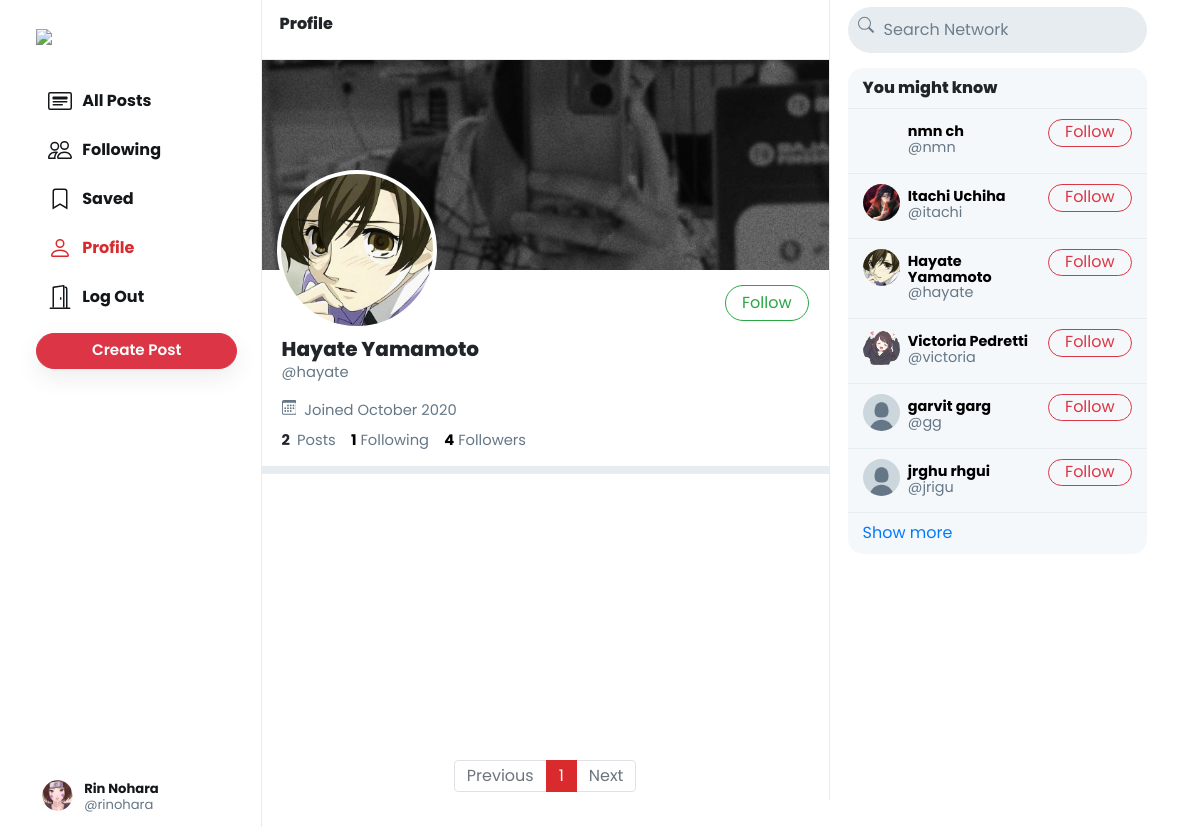
/hayate (signed in), run on the app's committed database.
### network/models.py (models this page shows, shortened)
class User(AbstractUser):
    profile_pic = models.ImageField(upload_to='profile_pic/')
    bio = models.TextField(max_length=160, blank=True, null=True)
    cover = models.ImageField(upload_to='covers/', blank=True)

### network/views.py (the view)
# urls.py: path("<str:username>", views.profile, name='profile'),
def profile(request, username):
    user = User.objects.get(username=username)
    all_posts = Post.objects.filter(creater=user).order_by('-date_created')
    paginator = Paginator(all_posts, 10)
    page_number = request.GET.get('page')
    if page_number == None:
        page_number = 1
    posts = paginator.get_page(page_number)
    followings = []
    suggestions = []
    follower = False
    if request.user.is_authenticated:
        followings = Follower.objects.filter(followers=request.user).values_list('user', flat=True)
        suggestions = User.objects.exclude(pk__in=followings).exclude(username=request.user.username).order_by("?")[:6]
        if request.user in Follower.objects.get(user=user).followers.all():
            follower = True
    follower_count = Follower.objects.get(user=user).followers.all().count()
    following_count = Follower.objects.filter(followers=user).count()
    return render(request, 'network/profile.html', {
        "username": user,
        "posts": posts,
        "posts_count": all_posts.count(),
        "suggestions": suggestions,
        "page": "profile",
        "is_follower": follower,
        "follower_count": follower_count,
        "following_count": following_count
    })

### network/templates/network/profile.html (shortened to what this page needs)
{% extends 'network/index.html' %}
{% load static %}
{% block profile %}
    <div class="profile-view" data-user="{{username.username}}">
        <div class="cover-image" style="background-image: url(/media/{{username.cover}})"></div>
        <div class="profile-image" style="background-image: url(/media/{{username.profile_pic}})"></div>
        <div class="profile-details">
            <div>
                {% if user.username == username.username %}
                    <button class="btn btn-outline-success float-right" id="edit-profile-btn">Edit Profile</button>
                {% elif is_follower %}
                    <button class="btn btn-success float-right" onclick="unfollow_user(this,'{{username.username}}','edit_page')" id="following-btn">Following</button>
                {% else %}
                    <button class="btn btn-outline-success float-right" onclick="follow_user(this,'{{username.username}}','edit_page')" id="follow-btn">Follow</button>
                {% endif %}
            </div>
            <div class="details-data">
                <h5>{{username.first_name}} {{username.last_name}}</h5>
                <div class="grey">@{{username.username}}</div>
                <div class="grey" style="padding: 8px 0px;">
                    &nbsp;Joined {{username.date_joined | date:"F Y"}}
                </div>
                <div>
                    <strong>
                        {{posts_count}}
                    </strong>
                    &nbsp;<span class="grey">Posts</span>
                    <a href="#">
                        <strong id="following__count">{{following_count | default:0}}</strong>&nbsp;<span class="grey">Following</span>
                    </a>
                    <a href="#">
                        <strong id="follower__count">{{follower_count | default:0}}</strong>&nbsp;<span class="grey">Followers</span>
                    </a>
                </div>
            </div>
        </div>
    </div>
    <div class="space"></div>
{% endblock %}

### network/templates/network/layout.html (shortened to what this page needs)
{% load static %}
<!DOCTYPE html>
<html lang="en">
    <head>
        <link rel="stylesheet" href="https://stackpath.bootstrapcdn.com/bootstrap/4.4.1/css/bootstrap.min.css">
        <link href="{% static 'network/styles.css' %}" rel="stylesheet">
    </head>
    <body>
        <div class="body" data-page="{{page}}">
            <div class="sidenav">
                <a href="{% url 'index' %}" class="navbar-brand">
                    <img src="{% static 'network/Images/logo.png' %}" height="31px">
                </a>
                <div style="height: 100%;">
                    <div>
                        <div>
                            <ul>
                                <li class="nav-item" id="all_posts">
                                <a href="{% url 'index' %}" class="nav-link">
                                    <div>
                                        &nbsp;&nbsp;All Posts
                                    </div>
                                </a>
                                </li>
                                {% if user.is_authenticated %}
                                    <li class="nav-item" id="following">
                                        <a href="{% url 'following' %}" class="nav-link">
                                            <div>
                                                &nbsp;&nbsp;Following
                                            </div>
                                        </a>
                                    </li>
                                    <li class="nav-item" id="saved">
                                        <a href="{% url 'saved' %}" class="nav-link">
                                            <div>
                                                <svg width="1.5em" height="1.5em" viewBox="0 0 16 16" class="bi bi-bookmark" fill="currentColor" xmlns="http://www.w3.org/2000/svg">
                                                    <path fill-rule="evenodd" d="M8 12l5 3V3a2 2 0 0 0-2-2H5a2 2 0 0 0-2 2v12l5-3zm-4 1.234l4-2.4 4 2.4V3a1 1 0 0 0-1-1H5a1 1 0 0 0-1 1v10.234z"/>
                                                  </svg>
                                                &nbsp;&nbsp;Saved
                                            </div>
                                        </a>
                                    </li>
                                    <li class="nav-item" id="profile">
                                        <a href="{% url 'profile' user.username %}" class="nav-link">
                                            <div>
                                                &nbsp;&nbsp;Profile
                                            </div>
                                        </a>
                                    </li>
                                    <li class="nav-item" id="logout">
                                        <a href="{% url 'logout' %}" class="nav-link">
                                            <div>
                                                &nbsp;&nbsp;Log Out
                                            </div>
                                        </a>
                                    </li>
                                {% endif %}
                            </ul>
                        </div>
                        {% if user.is_authenticated %}
                            <button id="popup-btn" class="btn btn-danger new-post-btn" onclick="createpost()">Create Post</button>
                        {% endif %}
                    </div>
                    <div style="position: absolute; bottom: 10px;">
                        {% if user.is_authenticated %}
                            <li class="nav-item sidenav-user">
                                <a href="{% url 'profile' user.username %}" class="nav-link">
                                    <div class="user_account">
                                        <div class="small-profilepic" style="float: left; background-image: url(/media/{{user.profile_pic}})"></div>
                                        <div style="height: 2.7vw; margin: auto;">
                                            <div style="margin-top: 4px;"><strong>{{user.first_name}} {{user.last_name}}</strong></div>
                                            <div class="grey" style="margin-top: 4px;">@{{ user.username }}</div>
                                        </div>
                                    </div>
                                </a>
                            </li>
                        {% endif %}
                    </div>
                </div>
            </div>
            {% block body %}
            {% endblock %}
            <div class="right-div">
                <nav class="head">
                    <form action="#">
                        <div class="search-div">
                            <div>
                            </div>
                            <input type="text" name="query" id="search-box" placeholder="Search Network">
                        </div>
                    </form>
                </nav>
                <div class='right-div-content'>
                    <div class="space" style="background-color: white;"></div>
                    {% if user.is_authenticated %}
                        <div class="suggestion-box">
                            <div class="suggestion-header">
                                You might know
                            </div>
                            <div class="suggestion-users">
                            {% for suggestion in suggestions %}
                                <div class="suggestion-user">
                                    <div>
                                        <a href="{% url 'profile' suggestion.username %}">
                                            <div class="small-profilepic" style="background-image: url(/media/{{suggestion.profile_pic}})"></div>
                                        </a>
                                    </div>
                                    <div class="user-details">
                                        <a href="{% url 'profile' suggestion.username %}">
                                            <div id="user-name">
                                                <strong>
                                                    {{suggestion.first_name}} {{suggestion.last_name}}
                                                </strong>
                                            </div>
                                            <div class="grey">@{{suggestion.username}}</div>
                                        </a>
                                    </div>
                                    <div>
                                        <button class="btn btn-outline-danger" type="button" onclick="follow_user(this,'{{suggestion.username}}','suggestion')">Follow</button>
                                    </div>
                                </div>
                            {% empty %}
                                    <div style="text-align: center; border-bottom: .5px solid #e6ecf0; padding: 10px 15px;">
                                        <span class="grey" style="font-size: .9em;">No suggestions available.</span>
                                    </div>
                            {% endfor %}
                        </div>
                        <div class="suggestion-footer">
                            <a href="#"  onclick="show_more_suggestions()">Show more</a>
                        </div>
                        </div>
                    {% endif %}
                </div>
            </div>
        </div>
    </body>
</html>

### network/static/network/styles.css (style rules this page uses)
.body { display: flex; min-height: 100%; font-family: 'Poppins', sans-serif;ss }
.btn { border-radius: 20px; padding: 0.32rem 1rem 0.375rem 1rem; }
.btn, .btn:focus, .btn:active { box-shadow: none !important; -webkit-box-shadow: none !important; }
.grey { color: #657786; }
svg { vertical-align: text-top; }
.sidenav { height: 100%; width: 21.8%; position: fixed; top: 0; left: 0; padding: 15px; list-style: none; border-right: .5px solid #e6ecf0; z-index: 100; padding-left: 3%; background-color: white; }
.sidenav ul { list-style: none; padding-left: 0px; margin-top: 3vh; }
.sidenav li { margin-top: 7px; }
.sidenav .nav-link { color: #14171a; line-height: .7em; font-weight: 700; padding: 0px; }
.sidenav .nav-link > div { padding: 10px 20px 8px 12px; border-radius: 25px; line-height: 0.9em; width: max-content; }
.new-post-btn { padding-left: 55px !important; padding-right: 55px !important; font-size: .95em; font-weight: 530; box-shadow: rgba(0, 0, 0, 0.08) 0px 8px 24px !important; }
.user_account { display: flex; font-size: .82rem; font-weight: normal; padding-top: 3px !important; padding-bottom: 3px !important; padding-left: 3px !important; }
.user_account .small-profilepic { transform: scale(.82); margin-left: auto; margin-top: auto; }
.active a { color: #d92b2e !important; }
.head { height: 7.5vh; }
.small-profilepic { width: 3.1vw; height: 3.1vw; border-radius: 9999px; overflow: hidden; margin-right: 8px; background-size: cover; background-repeat: no-repeat; background-position: center; box-sizing: content-box; }
.space { height: 8px; background-color: #e6ecf0; }
.cover-image { height: 210px; background-size: cover; background-position: center; background-repeat: no-repeat; background-color: #ccd6dd; }
.profile-image { width: 160px; height: 160px; position: absolute; left: 15px; top: 110px; border-radius: 99999px; border: 4px solid white; background-size: cover; background-repeat: no-repeat; background-position: center; background-color: white; }
.profile-details { padding: 15px 20px; }
.profile-details button { padding-bottom: 0.3rem; }
.profile-details > .details-data { margin-top: 52px; font-size: .92em; }
.profile-details h5 { font-weight: 800; margin-bottom: 0px; }
.profile-details a { color: black; text-decoration: none; }
.right-div { width: 28%; height: 100vh; position: fixed; right: 2.95%; border-left: .5px solid #e6ecf0; background-color: white; }
.right-div .head { padding: .9vh 1.5vw; }
.right-div .search-div { margin-left: auto; margin-right: auto; display: flex; border-radius: 25px; background-color: #e6ecf0; padding-left: 10px; padding-right: 10px; vertical-align: middle; }
#search-box { height: 5.7vh; border: none; background: none; outline: none; width: 100%; margin-left: 8px; }
#search-box::placeholder { color: #6d7e8c; }
.right-div-content { height: 92.5vh; overflow: auto; padding-left: 1.5vw; padding-right: 1.5vw; }
.suggestion-box, .guest-box { border-radius: 15px; overflow: hidden; background-color: #f5f8fa; }
.suggestion-header { padding: 13px 15px; line-height: .9em; font-weight: 800; border-bottom: .5px solid #e6ecf0; }
.suggestion-user { display: flex; padding: 10px 15px; font-size: .9em; border-bottom: .5px solid #e6ecf0; }
.suggestion-user a { color: black; text-decoration: none; }
.user-details { flex: 1; line-height: 1.1em; padding: 5px 0px 7px 0px; }
.suggestion-user .btn { padding: 0em 1em .09em 1em; }
.suggestion-footer { padding: 13px 15px; line-height: .9em; }
.suggestion-footer a { text-decoration: none; }

### data on the page
User: profile_pic (picture), first_name "Rin", last_name "Nohara", username "rinohara"
User: cover (picture), profile_pic (picture), first_name "Hayate", last_name "Yamamoto", username "hayate", date_joined "October 2020"
User: first_name "nmn", last_name "ch", username "nmn"
User: profile_pic (picture), first_name "Itachi", last_name "Uchiha", username "itachi"
User: profile_pic (picture), first_name "Victoria", last_name "Pedretti", username "victoria"
User: profile_pic (placeholder picture), first_name "garvit", last_name "garg", username "gg"
User: profile_pic (placeholder picture), first_name "jrghu", last_name "rhgui", username "jrigu"

### other printed values
{{ posts_count }} "2"
{{ following_count | default:0 }} "1"
{{ follower_count | default:0 }} "4"
{{ each }} "1"
